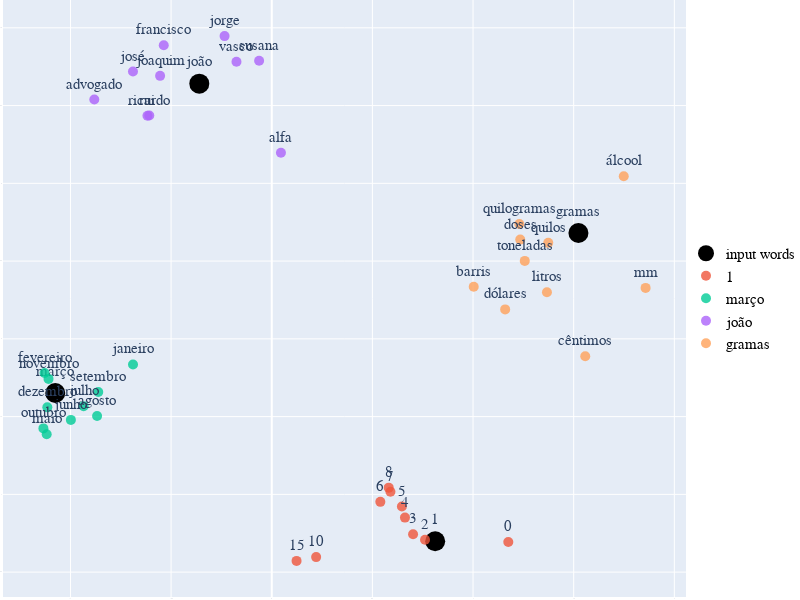

Source (notebook cell):
### Code cell
plot_embeding(emb_matrix, ["1", "março", "joão", "gramas"], 10, "TSNE")

### Figure 1 — Plotly figure (JSON) as saved in the notebook; plotly's stock layout.template omitted (floating-point values rounded to 4 significant figures)
{"data": [{"marker": {"color": "black", "opacity": 1, "size": 20}, "mode": "markers+text", "name": "input words", "text": ["1", "março", "joão", "gramas"], "textfont": {"size": 15}, "textposition": "top center", "type": "scatter", "x": [0.8119, -1.076, -0.36, 1.524], "y": [6.698, 7.652, 9.641, 8.681]}, {"marker": {"color": 2, "opacity": 0.8, "size": 10}, "mode": "markers+text", "name": "1", "text": ["2", "3", "4", "0", "5", "6", "7", "8", "10", "15"], "textfont": {"size": 15}, "textposition": "top center", "type": "scatter", "x": [0.7615, 0.7021, 0.6618, 1.175, 0.6465, 0.5394, 0.5897, 0.5811, 0.2205, 0.1232], "y": [6.708, 6.744, 6.85, 6.694, 6.922, 6.952, 7.017, 7.043, 6.596, 6.572]}, {"marker": {"color": 2, "opacity": 0.8, "size": 10}, "mode": "markers+text", "name": "março", "text": ["fevereiro", "julho", "novembro", "dezembro", "maio", "outubro", "junho", "setembro", "agosto", "janeiro"], "textfont": {"size": 15}, "textposition": "top center", "type": "scatter", "x": [-1.129, -0.9346, -1.109, -1.115, -1.118, -1.135, -0.9981, -0.8619, -0.8678, -0.6893], "y": [7.781, 7.567, 7.742, 7.559, 7.386, 7.424, 7.479, 7.658, 7.504, 7.835]}, {"marker": {"color": 2, "opacity": 0.8, "size": 10}, "mode": "markers+text", "name": "joão", "text": ["rui", "susana", "josé", "vasco", "ricardo", "advogado", "joaquim", "francisco", "jorge", "alfa"], "textfont": {"size": 15}, "textposition": "top center", "type": "scatter", "x": [-0.6176, -0.06284, -0.6895, -0.1754, -0.6084, -0.8816, -0.5548, -0.5367, -0.2345, 0.04554], "y": [9.434, 9.788, 9.719, 9.782, 9.436, 9.539, 9.691, 9.888, 9.947, 9.197]}, {"marker": {"color": 2, "opacity": 0.8, "size": 10}, "mode": "markers+text", "name": "gramas", "text": ["quilos", "quilogramas", "doses", "toneladas", "litros", "barris", "álcool", "cêntimos", "mm", "dólares"], "textfont": {"size": 15}, "textposition": "top center", "type": "scatter", "x": [1.374, 1.23, 1.235, 1.257, 1.367, 1.003, 1.749, 1.557, 1.857, 1.16], "y": [8.617, 8.738, 8.638, 8.501, 8.299, 8.335, 9.046, 7.888, 8.328, 8.19]}], "layout": {"autosize": false, "font": {"family": " Courier New ", "size": 1}, "height": 600, "legend": {"font": {"color": "black", "family": "Courier New", "size": 15}, "x": 1, "y": 0.5}, "margin": {"b": 0, "l": 0, "r": 0, "t": 0}, "showlegend": true, "width": 800}}
